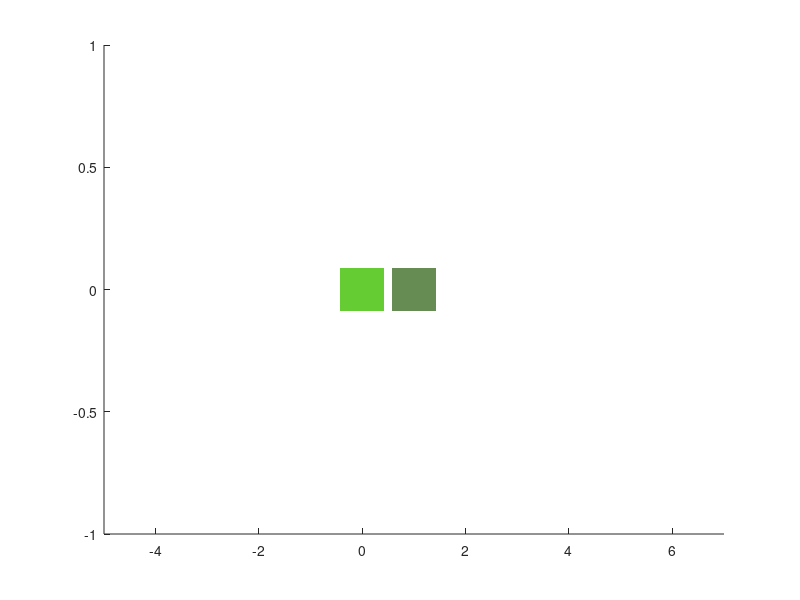

Recreate this plot in MATLAB.
color = [0.4 0.8 0.2];
shadeFactor = 0.5; %makes darker, between 0 (black) - 1 (normal)
newcolor = color .* shadeFactor;

tintFactor = 0.75; %makes lighter, between 0 (white) - 1 (normal)
dif = 1 - newcolor;
newcolor = 1 - dif * tintFactor;

figure();
hold on;
scatter(0, 0, 1000, color, 'square', 'filled');
scatter(1, 0, 1000, newcolor, 'square', 'filled');
xlim([-5 7]);